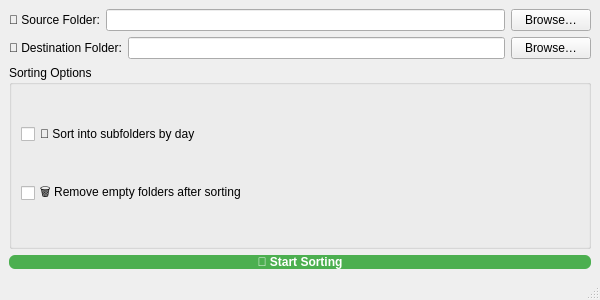
<?xml version="1.0" encoding="UTF-8"?>
<ui version="4.0">
 <class>MainWindow</class>
 <widget class="QMainWindow" name="MainWindow">
  <property name="geometry">
   <rect>
    <x>0</x>
    <y>0</y>
    <width>600</width>
    <height>300</height>
   </rect>
  </property>
  <property name="windowTitle">
   <string>Photo Organizer v3</string>
  </property>
  <widget class="QWidget" name="centralwidget">
   <layout class="QVBoxLayout" name="verticalLayout">

    <item>
     <layout class="QHBoxLayout" name="sourceLayout">
      <item>
       <widget class="QLabel" name="labelSource">
        <property name="text">
         <string>📂 Source Folder:</string>
        </property>
       </widget>
      </item>
      <item>
       <widget class="QLineEdit" name="lineEditSource"/>
      </item>
      <item>
       <widget class="QPushButton" name="btnBrowseSource">
        <property name="text">
         <string>Browse…</string>
        </property>
       </widget>
      </item>
     </layout>
    </item>

    <item>
     <layout class="QHBoxLayout" name="destinationLayout">
      <item>
       <widget class="QLabel" name="labelDestination">
        <property name="text">
         <string>📁 Destination Folder:</string>
        </property>
       </widget>
      </item>
      <item>
       <widget class="QLineEdit" name="lineEditDestination"/>
      </item>
      <item>
       <widget class="QPushButton" name="btnBrowseDestination">
        <property name="text">
         <string>Browse…</string>
        </property>
       </widget>
      </item>
     </layout>
    </item>

    <item>
     <widget class="QGroupBox" name="groupBoxOptions">
      <property name="title">
       <string>Sorting Options</string>
      </property>
      <layout class="QVBoxLayout" name="optionsLayout">
       <item>
        <widget class="QCheckBox" name="checkBoxSortByDay">
         <property name="maximumSize">
          <size>
           <width>16777215</width>
           <height>24</height>
          </size>
         </property>
         <property name="text">
          <string>📅 Sort into subfolders by day</string>
         </property>
        </widget>
       </item>
       <item>
        <widget class="QCheckBox" name="checkBoxRemoveEmpty">
         <property name="text">
          <string>🗑️ Remove empty folders after sorting</string>
         </property>
        </widget>
       </item>
      </layout>
     </widget>
    </item>

    <item>
     <widget class="QPushButton" name="btnStart">
      <property name="enabled">
       <bool>true</bool>
      </property>
      <property name="styleSheet">
       <string notr="true">
        QPushButton {
            background-color: #4CAF50;
            color: white;
            font-weight: bold;
            border-radius: 6px;
        }
        QPushButton:hover {
            background-color: #45A049;
        }
       </string>
      </property>
      <property name="text">
       <string>🚀 Start Sorting</string>
      </property>
     </widget>
    </item>

   </layout>
  </widget>
  <widget class="QMenuBar" name="menubar"/>
  <widget class="QStatusBar" name="statusbar"/>
 </widget>
 <resources/>
 <connections/>
</ui>
